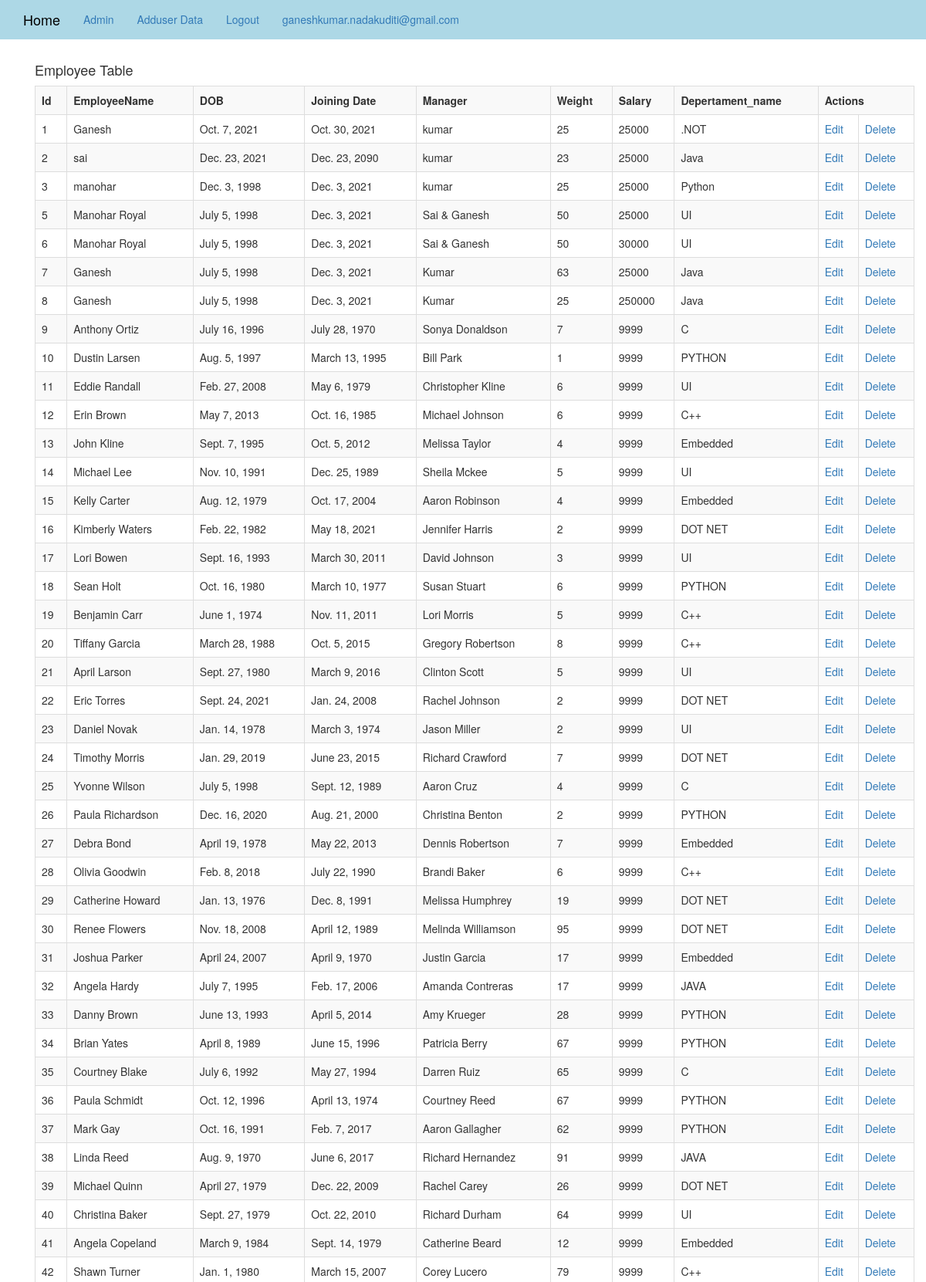
The app's page /list/ (signed in, upper part) with its own data.
### layout/models.py (models this page shows, shortened)
class Employee(models.Model):
    employee_name=models.CharField(max_length=250)
    dob=models.DateField()
    joining_date=models.DateField()
    manager=models.CharField(max_length=250)
    weight=models.IntegerField()
    salary=models.BigIntegerField()
    department=models.ForeignKey(Department,on_delete=models.CASCADE)
    city=models.CharField(max_length=250)

class Department(models.Model):
    department_name=models.CharField(max_length=50)
    def __str__(self):
        return self.department_name

### layout/views.py (the view)
# urls.py: path('list/',views.list,name='list'),
def list(request):
    emp=Employee.objects.all()
    dep=Department.objects.all()
    return render(request,'list.html',{'emp':emp,'dep':dep})

### Templates/list.html (shortened to what this page needs)
<!DOCTYPE html>
{% extends 'index.html' %}
{% block body_block %}
<div class="container">
    <h4 style=""text=-align:cnter;">Employee Table</h4>
    <table class="table table-striped table-bordered table-sm">
        <tr>
            <th>Id</th>
            <th>EmployeeName</th>
            <th>DOB</th>
            <th>Joining Date</th>
            <th>Manager</th>
            <th>Weight</th>
            <th>Salary</th>
            <th>Depertament_name</th>
            <th colspan="2">Actions</th>
        </tr>
        {% for i in emp %}
        <tr>
            <td>{{i.id}}</td>
            <td>{{i.employee_name}}</td>
            <td>{{i.dob}}</td>
            <td>{{i.joining_date}}</td>
            <td>{{i.manager}}</td>
            <td>{{i.weight}}</td>
            <td>{{i.salary}}</td>
            <td>{{i.department}}</td>
            <td><a href="{% url 'edit' i.id %}" >Edit</a></td>
            <td><a href="{% url 'delete' i.id %}">Delete</a></td>
        </tr>
        {% endfor %}
    </table>
</div>
{% endblock %}

### Templates/index.html (shortened to what this page needs)
{% load static %}
<!DOCTYPE html>
<html lang="en">
<head>
  <link rel="stylesheet" href="https://maxcdn.bootstrapcdn.com/bootstrap/3.3.7/css/bootstrap.min.css" />
  <link rel="stylesheet" href="https://cdnjs.cloudflare.com/ajax/libs/font-awesome/4.7.0/css/font-awesome.min.css">
    <link rel="stylesheet" href="https://stackpath.bootstrapcdn.com/bootstrap/3.4.1/css/bootstrap.min.css">
</head>
<body>
<nav class="navbar  navbar-custom navbar-static-top"  >
    <div class="container">
        <ul class="nav navbar-nav">
            <li><a class="navbar-brand" href="{% url 'main' %}">Home</a> </li>
            <li><a class="navbar-link"  href="{% url 'admin:index' %}">Admin</a></li>
            {% if user.is_authenticated %}
            <li><a class="navbar-link"  href="{% url 'adduser' %}">Adduser Data</a></li>
            {% endif %}
            {% if user.is_authenticated %}
            <li><a class="navabar-link" href="{% url 'user_logout' %}">Logout</a> </li>
            <li><a class="navbar-text-right"  href="{% url 'main' %}">{{user.username}}</a></li>
            {% else %}
             <li><a class="navbar-link"  href="{% url 'register' %}">Register</a></li>
            <li><a class="navbar-link" href="{% url 'login' %}">Login</a> </li>
            {% endif %}
        </ul>
    </div>
</nav>
<div class="container">
{% block body_block %}
{% endblock %}
</div>
</body>
</html>

### Templates/index.html (style rules this page uses)
.navbar-custom { background-color: lightblue; }
.navbar-custom .navbar-brand, .navbar-custom .navbar-text { color:black; }

### records on screen
Employee: id "1", employee_name "Ganesh", dob "Oct. 7, 2021", joining_date "Oct. 30, 2021", manager "kumar", weight "25", salary "25000", department ".NOT"
Employee: id "2", employee_name "sai", dob "Dec. 23, 2021", joining_date "Dec. 23, 2090", manager "kumar", weight "23", salary "25000", department "Java"
Employee: id "3", employee_name "manohar", dob "Dec. 3, 1998", joining_date "Dec. 3, 2021", manager "kumar", weight "25", salary "25000", department "Python"
Employee: id "5", employee_name "Manohar Royal", dob "July 5, 1998", joining_date "Dec. 3, 2021", manager "Sai & Ganesh", weight "50", salary "25000", department "UI"
Employee: id "6", employee_name "Manohar Royal", dob "July 5, 1998", joining_date "Dec. 3, 2021", manager "Sai & Ganesh", weight "50", salary "30000", department "UI"
Employee: id "7", employee_name "Ganesh", dob "July 5, 1998", joining_date "Dec. 3, 2021", manager "Kumar", weight "63", salary "25000", department "Java"
Employee: id "8", employee_name "Ganesh", dob "July 5, 1998", joining_date "Dec. 3, 2021", manager "Kumar", weight "25", salary "250000", department "Java"
Employee: id "9", employee_name "Anthony Ortiz", dob "July 16, 1996", joining_date "July 28, 1970", manager "Sonya Donaldson", weight "7", salary "9999", department "C"
Employee: id "10", employee_name "Dustin Larsen", dob "Aug. 5, 1997", joining_date "March 13, 1995", manager "Bill Park", weight "1", salary "9999", department "PYTHON"
Employee: id "11", employee_name "Eddie Randall", dob "Feb. 27, 2008", joining_date "May 6, 1979", manager "Christopher Kline", weight "6", salary "9999", department "UI"
Employee: id "12", employee_name "Erin Brown", dob "May 7, 2013", joining_date "Oct. 16, 1985", manager "Michael Johnson", weight "6", salary "9999", department "C++"
Employee: id "13", employee_name "John Kline", dob "Sept. 7, 1995", joining_date "Oct. 5, 2012", manager "Melissa Taylor", weight "4", salary "9999", department "Embedded"
Employee: id "14", employee_name "Michael Lee", dob "Nov. 10, 1991", joining_date "Dec. 25, 1989", manager "Sheila Mckee", weight "5", salary "9999", department "UI"
Employee: id "15", employee_name "Kelly Carter", dob "Aug. 12, 1979", joining_date "Oct. 17, 2004", manager "Aaron Robinson", weight "4", salary "9999", department "Embedded"
Employee: id "16", employee_name "Kimberly Waters", dob "Feb. 22, 1982", joining_date "May 18, 2021", manager "Jennifer Harris", weight "2", salary "9999", department "DOT NET"
Employee: id "17", employee_name "Lori Bowen", dob "Sept. 16, 1993", joining_date "March 30, 2011", manager "David Johnson", weight "3", salary "9999", department "UI"
Employee: id "18", employee_name "Sean Holt", dob "Oct. 16, 1980", joining_date "March 10, 1977", manager "Susan Stuart", weight "6", salary "9999", department "PYTHON"
Employee: id "19", employee_name "Benjamin Carr", dob "June 1, 1974", joining_date "Nov. 11, 2011", manager "Lori Morris", weight "5", salary "9999", department "C++"
Employee: id "20", employee_name "Tiffany Garcia", dob "March 28, 1988", joining_date "Oct. 5, 2015", manager "Gregory Robertson", weight "8", salary "9999", department "C++"
Employee: id "21", employee_name "April Larson", dob "Sept. 27, 1980", joining_date "March 9, 2016", manager "Clinton Scott", weight "5", salary "9999", department "UI"
Employee: id "22", employee_name "Eric Torres", dob "Sept. 24, 2021", joining_date "Jan. 24, 2008", manager "Rachel Johnson", weight "2", salary "9999", department "DOT NET"
Employee: id "23", employee_name "Daniel Novak", dob "Jan. 14, 1978", joining_date "March 3, 1974", manager "Jason Miller", weight "2", salary "9999", department "UI"
Employee: id "24", employee_name "Timothy Morris", dob "Jan. 29, 2019", joining_date "June 23, 2015", manager "Richard Crawford", weight "7", salary "9999", department "DOT NET"
Employee: id "25", employee_name "Yvonne Wilson", dob "July 5, 1998", joining_date "Sept. 12, 1989", manager "Aaron Cruz", weight "4", salary "9999", department "C"
Employee: id "26", employee_name "Paula Richardson", dob "Dec. 16, 2020", joining_date "Aug. 21, 2000", manager "Christina Benton", weight "2", salary "9999", department "PYTHON"
Employee: id "27", employee_name "Debra Bond", dob "April 19, 1978", joining_date "May 22, 2013", manager "Dennis Robertson", weight "7", salary "9999", department "Embedded"
Employee: id "28", employee_name "Olivia Goodwin", dob "Feb. 8, 2018", joining_date "July 22, 1990", manager "Brandi Baker", weight "6", salary "9999", department "C++"
Employee: id "29", employee_name "Catherine Howard", dob "Jan. 13, 1976", joining_date "Dec. 8, 1991", manager "Melissa Humphrey", weight "19", salary "9999", department "DOT NET"
Employee: id "30", employee_name "Renee Flowers", dob "Nov. 18, 2008", joining_date "April 12, 1989", manager "Melinda Williamson", weight "95", salary "9999", department "DOT NET"
Employee: id "31", employee_name "Joshua Parker", dob "April 24, 2007", joining_date "April 9, 1970", manager "Justin Garcia", weight "17", salary "9999", department "Embedded"
Employee: id "32", employee_name "Angela Hardy", dob "July 7, 1995", joining_date "Feb. 17, 2006", manager "Amanda Contreras", weight "17", salary "9999", department "JAVA"
Employee: id "33", employee_name "Danny Brown", dob "June 13, 1993", joining_date "April 5, 2014", manager "Amy Krueger", weight "28", salary "9999", department "PYTHON"
Employee: id "34", employee_name "Brian Yates", dob "April 8, 1989", joining_date "June 15, 1996", manager "Patricia Berry", weight "67", salary "9999", department "PYTHON"
Employee: id "35", employee_name "Courtney Blake", dob "July 6, 1992", joining_date "May 27, 1994", manager "Darren Ruiz", weight "65", salary "9999", department "C"
Employee: id "36", employee_name "Paula Schmidt", dob "Oct. 12, 1996", joining_date "April 13, 1974", manager "Courtney Reed", weight "67", salary "9999", department "PYTHON"
Employee: id "37", employee_name "Mark Gay", dob "Oct. 16, 1991", joining_date "Feb. 7, 2017", manager "Aaron Gallagher", weight "62", salary "9999", department "PYTHON"
Employee: id "38", employee_name "Linda Reed", dob "Aug. 9, 1970", joining_date "June 6, 2017", manager "Richard Hernandez", weight "91", salary "9999", department "JAVA"
Employee: id "39", employee_name "Michael Quinn", dob "April 27, 1979", joining_date "Dec. 22, 2009", manager "Rachel Carey", weight "26", salary "9999", department "DOT NET"
Employee: id "40", employee_name "Christina Baker", dob "Sept. 27, 1979", joining_date "Oct. 22, 2010", manager "Richard Durham", weight "64", salary "9999", department "UI"
Employee: id "41", employee_name "Angela Copeland", dob "March 9, 1984", joining_date "Sept. 14, 1979", manager "Catherine Beard", weight "12", salary "9999", department "Embedded"
Employee: id "42", employee_name "Shawn Turner", dob "Jan. 1, 1980", joining_date "March 15, 2007", manager "Corey Lucero", weight "79", salary "9999", department "C++"

### other values on screen
{{ user.username }} "ganeshkumar.nadakuditi@gmail.com"
